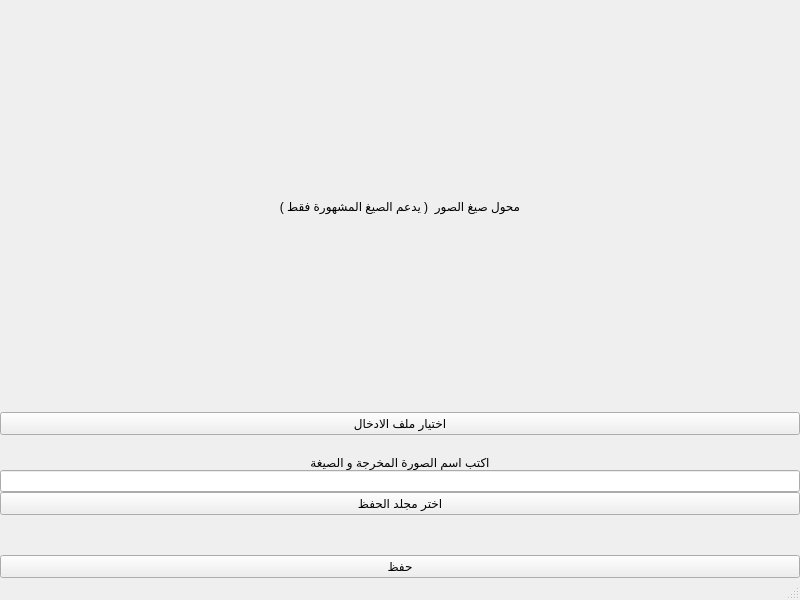
<?xml version="1.0" encoding="UTF-8"?>
<ui version="4.0">
 <class>MainWindow</class>
 <widget class="QMainWindow" name="MainWindow">
  <property name="geometry">
   <rect>
    <x>0</x>
    <y>0</y>
    <width>800</width>
    <height>600</height>
   </rect>
  </property>
  <property name="sizePolicy">
   <sizepolicy hsizetype="Preferred" vsizetype="Preferred">
    <horstretch>0</horstretch>
    <verstretch>0</verstretch>
   </sizepolicy>
  </property>
  <property name="windowTitle">
   <string>MainWindow</string>
  </property>
  <widget class="QWidget" name="centralwidget">
   <layout class="QVBoxLayout" name="verticalLayout_2">
    <property name="spacing">
     <number>0</number>
    </property>
    <property name="sizeConstraint">
     <enum>QLayout::SizeConstraint::SetDefaultConstraint</enum>
    </property>
    <property name="leftMargin">
     <number>0</number>
    </property>
    <property name="topMargin">
     <number>0</number>
    </property>
    <property name="rightMargin">
     <number>0</number>
    </property>
    <property name="bottomMargin">
     <number>0</number>
    </property>
    <item>
     <layout class="QVBoxLayout" name="verticalLayout">
      <item>
       <widget class="QLabel" name="label_2">
        <property name="sizePolicy">
         <sizepolicy hsizetype="Preferred" vsizetype="MinimumExpanding">
          <horstretch>0</horstretch>
          <verstretch>0</verstretch>
         </sizepolicy>
        </property>
        <property name="text">
         <string>محول صيغ الصور  ( يدعم الصيغ المشهورة فقط )</string>
        </property>
        <property name="textFormat">
         <enum>Qt::TextFormat::PlainText</enum>
        </property>
        <property name="alignment">
         <set>Qt::AlignmentFlag::AlignCenter</set>
        </property>
       </widget>
      </item>
      <item>
       <layout class="QFormLayout" name="formLayout"/>
      </item>
      <item>
       <widget class="QPushButton" name="pushButton_2">
        <property name="text">
         <string>اختيار ملف الادخال</string>
        </property>
       </widget>
      </item>
      <item>
       <spacer name="verticalSpacer_2">
        <property name="orientation">
         <enum>Qt::Orientation::Vertical</enum>
        </property>
        <property name="sizeType">
         <enum>QSizePolicy::Policy::Fixed</enum>
        </property>
        <property name="sizeHint" stdset="0">
         <size>
          <width>20</width>
          <height>20</height>
         </size>
        </property>
       </spacer>
      </item>
      <item>
       <widget class="QLabel" name="label">
        <property name="enabled">
         <bool>true</bool>
        </property>
        <property name="sizePolicy">
         <sizepolicy hsizetype="Expanding" vsizetype="Fixed">
          <horstretch>0</horstretch>
          <verstretch>0</verstretch>
         </sizepolicy>
        </property>
        <property name="frameShape">
         <enum>QFrame::Shape::NoFrame</enum>
        </property>
        <property name="frameShadow">
         <enum>QFrame::Shadow::Plain</enum>
        </property>
        <property name="text">
         <string>اكتب اسم الصورة المخرجة و الصيغة</string>
        </property>
        <property name="textFormat">
         <enum>Qt::TextFormat::PlainText</enum>
        </property>
        <property name="alignment">
         <set>Qt::AlignmentFlag::AlignHCenter|Qt::AlignmentFlag::AlignTop</set>
        </property>
        <property name="wordWrap">
         <bool>false</bool>
        </property>
        <property name="margin">
         <number>0</number>
        </property>
        <property name="openExternalLinks">
         <bool>false</bool>
        </property>
       </widget>
      </item>
      <item>
       <widget class="QLineEdit" name="lineEdit">
        <property name="alignment">
         <set>Qt::AlignmentFlag::AlignLeading|Qt::AlignmentFlag::AlignLeft|Qt::AlignmentFlag::AlignTop</set>
        </property>
       </widget>
      </item>
      <item>
       <widget class="QPushButton" name="pushButton_3">
        <property name="text">
         <string>اختر مجلد الحفظ</string>
        </property>
       </widget>
      </item>
      <item>
       <spacer name="verticalSpacer">
        <property name="orientation">
         <enum>Qt::Orientation::Vertical</enum>
        </property>
        <property name="sizeType">
         <enum>QSizePolicy::Policy::Fixed</enum>
        </property>
        <property name="sizeHint" stdset="0">
         <size>
          <width>50</width>
          <height>40</height>
         </size>
        </property>
       </spacer>
      </item>
      <item>
       <widget class="QPushButton" name="pushButton">
        <property name="text">
         <string>حفظ</string>
        </property>
       </widget>
      </item>
     </layout>
    </item>
   </layout>
  </widget>
  <widget class="QMenuBar" name="menubar">
   <property name="geometry">
    <rect>
     <x>0</x>
     <y>0</y>
     <width>800</width>
     <height>21</height>
    </rect>
   </property>
  </widget>
  <widget class="QStatusBar" name="statusbar"/>
 </widget>
 <resources/>
 <connections/>
</ui>
